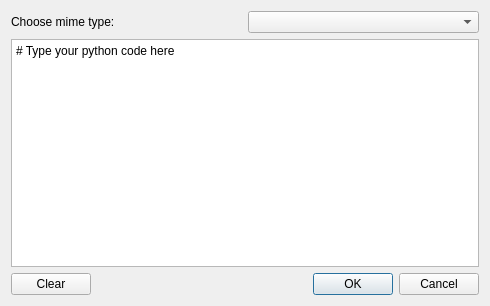
<?xml version="1.0" encoding="UTF-8"?>
<ui version="4.0">
 <class>HelloServer</class>
 <widget class="QDialog" name="HelloServer">
  <property name="geometry">
   <rect>
    <x>0</x>
    <y>0</y>
    <width>490</width>
    <height>306</height>
   </rect>
  </property>
  <property name="windowTitle">
   <string>HelloServer</string>
  </property>
  <layout class="QVBoxLayout" name="verticalLayout">
   <item>
    <layout class="QHBoxLayout" name="horizontalLayout">
     <item>
      <widget class="QLabel" name="addressLabel">
       <property name="text">
        <string>Choose mime type:</string>
       </property>
      </widget>
     </item>
     <item>
      <widget class="QComboBox" name="mimeComboBox"/>
     </item>
    </layout>
   </item>
   <item>
    <widget class="QPlainTextEdit" name="code">
     <property name="plainText">
      <string># Type your python code here</string>
     </property>
    </widget>
   </item>
   <item>
    <layout class="QHBoxLayout" name="horizontalLayout_2">
     <item>
      <widget class="QPushButton" name="clearButton">
       <property name="text">
        <string>Clear</string>
       </property>
      </widget>
     </item>
     <item>
      <spacer name="horizontalSpacer">
       <property name="orientation">
        <enum>Qt::Horizontal</enum>
       </property>
       <property name="sizeHint" stdset="0">
        <size>
         <width>40</width>
         <height>20</height>
        </size>
       </property>
      </spacer>
     </item>
     <item>
      <widget class="QDialogButtonBox" name="buttonBox">
       <property name="orientation">
        <enum>Qt::Horizontal</enum>
       </property>
       <property name="standardButtons">
        <set>QDialogButtonBox::Cancel|QDialogButtonBox::Ok</set>
       </property>
      </widget>
     </item>
    </layout>
   </item>
  </layout>
 </widget>
 <resources/>
 <connections>
  <connection>
   <sender>buttonBox</sender>
   <signal>accepted()</signal>
   <receiver>HelloServer</receiver>
   <slot>accept()</slot>
   <hints>
    <hint type="sourcelabel">
     <x>248</x>
     <y>254</y>
    </hint>
    <hint type="destinationlabel">
     <x>157</x>
     <y>274</y>
    </hint>
   </hints>
  </connection>
  <connection>
   <sender>buttonBox</sender>
   <signal>rejected()</signal>
   <receiver>HelloServer</receiver>
   <slot>reject()</slot>
   <hints>
    <hint type="sourcelabel">
     <x>316</x>
     <y>260</y>
    </hint>
    <hint type="destinationlabel">
     <x>286</x>
     <y>274</y>
    </hint>
   </hints>
  </connection>
 </connections>
</ui>
